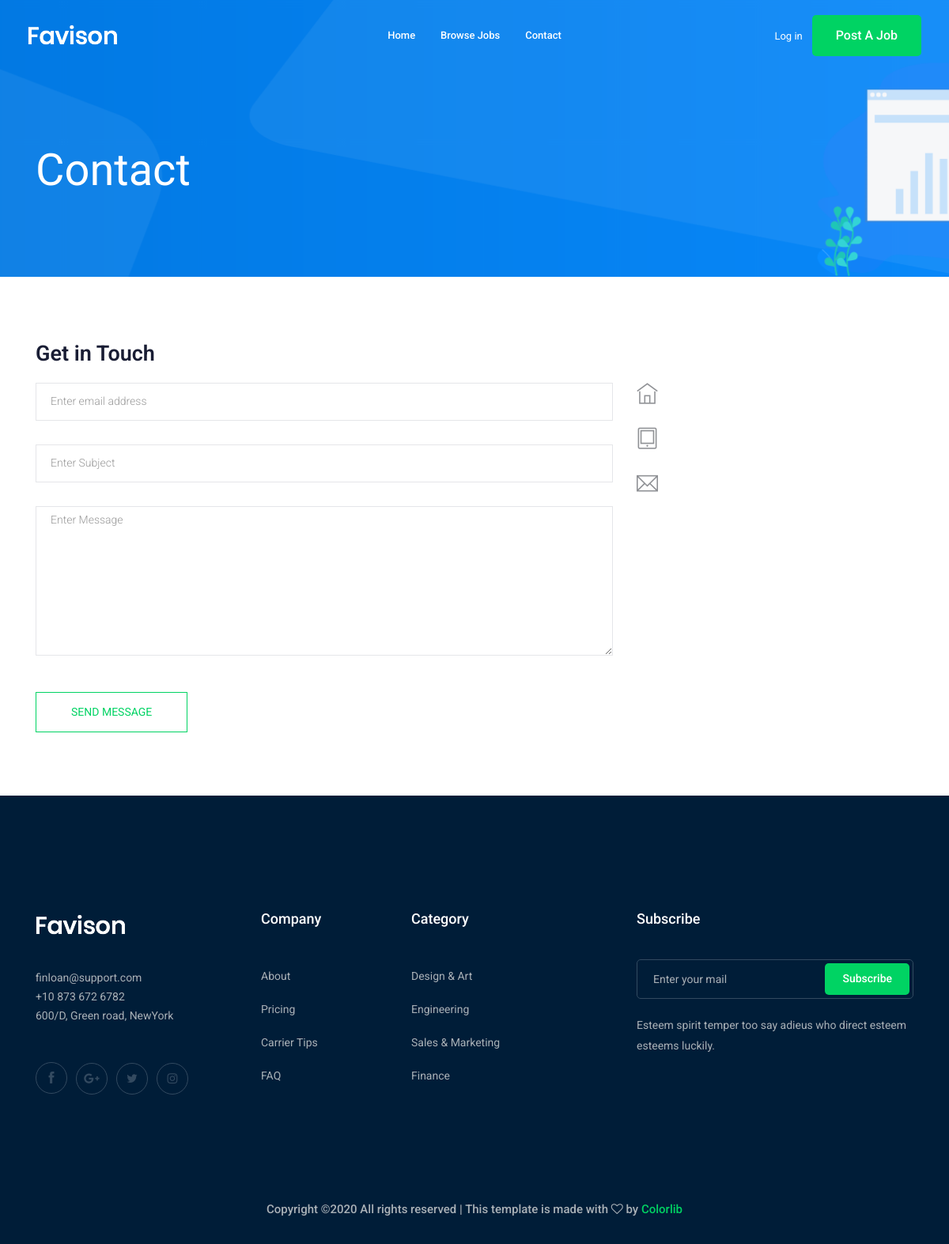
The page /contact-us/ on the database as committed earlier.
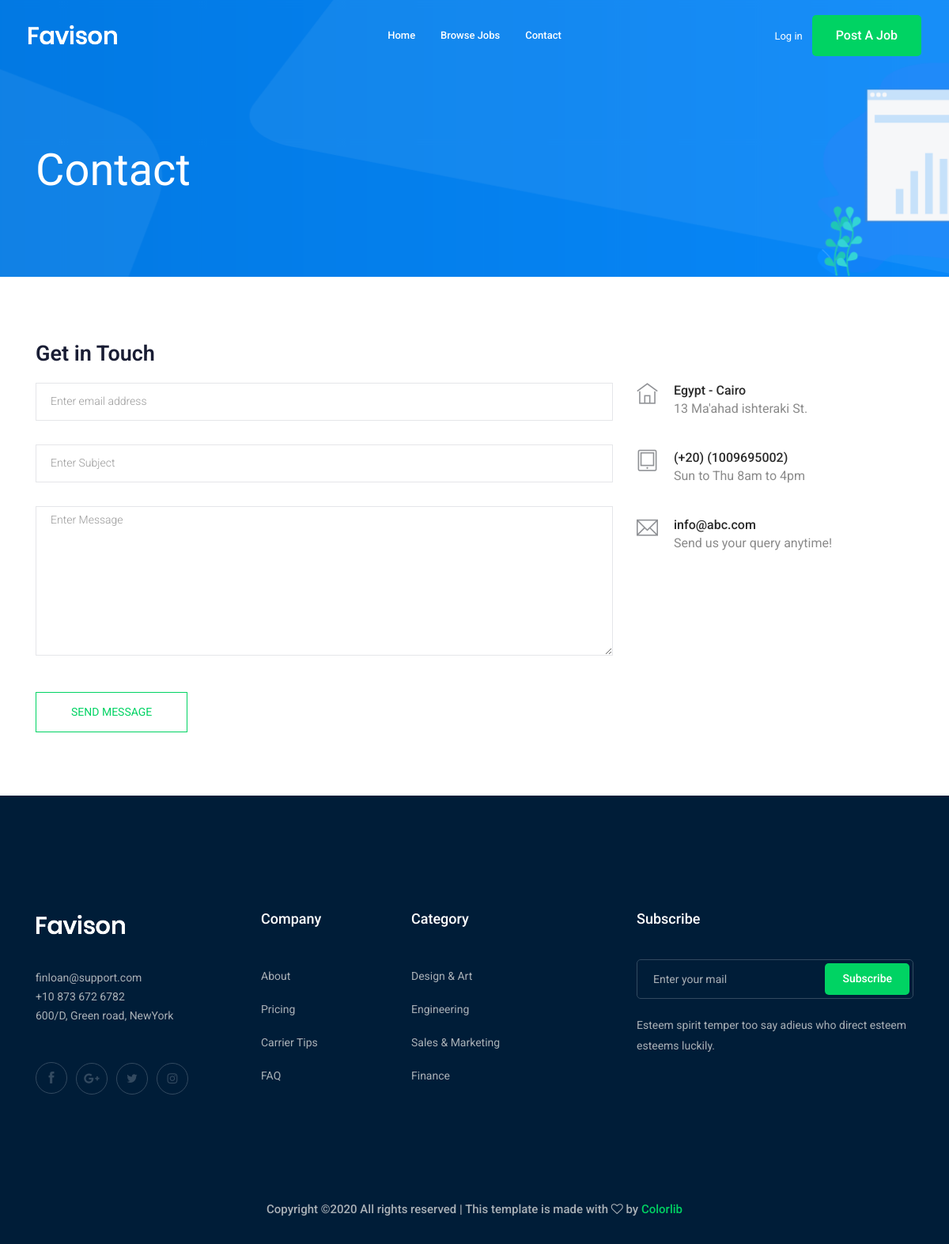
The same page on the database as committed later.
### contact/models.py (models this page shows, shortened)
class Info(models.Model):
    city = models.CharField(max_length=100)
    street = models.CharField(max_length=100,null=True)
    phone_number = models.CharField(max_length=20)
    work_hours = models.CharField(max_length=50,default="Mon to Fri 9am to 6pm")
    email = models.EmailField(max_length=60)
    email_pio = models.CharField(max_length=60,default="Send us your query anytime!")
    class Meta:
        verbose_name = ("Info")
        verbose_name_plural = ("Infos")

### contact/views.py (the view, shortened to what this page needs)
# urls.py: path('',views.send_message,name='contact'),
def send_message(request):
    myinfo = Info.objects.first()
    return render(request,'contact/contact.html',{'myinfo':myinfo})

### contact/templates/contact/contact.html (shortened to what this page needs)
{% extends 'base.html' %}
{% block body%}
    <div class="bradcam_area bradcam_bg_1">
        <div class="container">
            <div class="row">
                <div class="col-xl-12">
                    <div class="bradcam_text">
                        <h3>contact</h3>
                    </div>
                </div>
            </div>
        </div>
    </div>
  <section class="contact-section section_padding">
    <div class="container">
      <div class="row">
        <div class="col-12">
          <h2 class="contact-title">Get in Touch</h2>
        </div>
        <div class="col-lg-8">
          <form class="form-contact contact_form" method="post">
            <div class="row">
                  <div class="col-sm-12">
                    <div class="form-group">
                      <input class="form-control" name="email" id="email" type="email" onfocus="this.placeholder = ''" onblur="this.placeholder = 'Enter email address'" placeholder = 'Enter email address'>
                    </div>
                  </div>
                <div class="col-12">
                    <div class="form-group">
                      <input class="form-control" name="subject" id="subject" type="text" onfocus="this.placeholder = ''" onblur="this.placeholder = 'Enter Subject'" placeholder = 'Enter Subject'>
                    </div>
                  </div>
              <div class="col-12">
                <div class="form-group">
                    <textarea class="form-control w-100" name="message" id="message" cols="30" rows="9" onfocus="this.placeholder = ''" onblur="this.placeholder = 'Enter Message'" placeholder = 'Enter Message'></textarea>
                </div>
              </div>
            </div>
            <div class="form-group mt-3">
              <button type="submit" class="button button-contactForm btn_4 boxed-btn">Send Message</button>
            </div>
          </form>
        </div>
        <div class="col-lg-4">
          <div class="media contact-info">
            <span class="contact-info__icon"><i class="ti-home"></i></span>
            <div class="media-body">
              <h3>{{ myinfo.city}}</h3>
              <p>{{ myinfo.street}}</p>
            </div>
          </div>
          <div class="media contact-info">
            <span class="contact-info__icon"><i class="ti-tablet"></i></span>
            <div class="media-body">
              <h3>{{ myinfo.phone_number}}</h3>
              <p>{{ myinfo.work_hours}}</p>
            </div>
          </div>
          <div class="media contact-info">
            <span class="contact-info__icon"><i class="ti-email"></i></span>
            <div class="media-body">
              <h3>{{ myinfo.email}}</h3>
              <p>{{ myinfo.email_pio}}</p>
            </div>
          </div>
        </div>
      </div>
    </div>
  </section>
  {% endblock body %}

### templates/base.html (shortened to what this page needs)
{% load static %}
<!doctype html>
<html class="no-js" lang="zxx">
<head>
    <link rel="stylesheet" href="{% static 'css/bootstrap.min.css' %}">
    <link rel="stylesheet" href="{% static 'css/owl.carousel.min.css' %}">
    <link rel="stylesheet" href="{% static 'css/magnific-popup.css' %}">
    <link rel="stylesheet" href="{% static 'css/font-awesome.min.css' %}">
    <link rel="stylesheet" href="{% static 'css/themify-icons.css' %}">
    <link rel="stylesheet" href="{% static 'css/nice-select.css' %}">
    <link rel="stylesheet" href="{% static 'css/flaticon.css' %}">
    <link rel="stylesheet" href="{% static 'css/jquery-ui.css' %}">
    <link rel="stylesheet" href="{% static 'css/gijgo.css' %}">
    <link rel="stylesheet" href="{% static 'css/animate.min.css' %}">
    <link rel="stylesheet" href="{% static 'css/slicknav.css' %}">
    <link rel="stylesheet" href="{% static 'css/style.css' %}">
</head>
<body>
    <header>
        <div class="header-area ">
            <div id="sticky-header" class="main-header-area">
                <div class="container-fluid ">
                    <div class="header_bottom_border">
                        <div class="row align-items-center">
                            <div class="col-xl-3 col-lg-2">
                                <div class="logo">
                                    <a href="index.html">
                                        <img src="img/logo.png" alt="">
                                    </a>
                                </div>
                            </div>
                            <div class="col-xl-6 col-lg-7">
                                <div class="main-menu  d-none d-lg-block">
                                    <nav>
                                        <ul id="navigation">
                                            <li><a href="/">home</a></li>
                                            <li><a href="{% url 'jobs:job_list'%}">Browse Jobs</a></li>
                                            <li><a href="{% url 'contact:contact'%}">Contact</a></li>
                                        </ul>
                                    </nav>
                                </div>
                            </div>
                            <div class="col-xl-3 col-lg-3 d-none d-lg-block">
                                <div class="Appointment">
                                    {% if request.user.is_authenticated %}
                                        <div class="phone_num d-none d-xl-block">
                                            <a href="{% url 'accounts:profile'%}">Profile</a>
                                        </div>
                                    {% else %}
                                        <div class="phone_num d-none d-xl-block">
                                            <a href="{% url 'login'%}">Log in</a>
                                        </div>
                                    {% endif %}
                                    <div class="d-none d-lg-block">
                                        <a class="boxed-btn3" href="{% url 'jobs:add_job'%}">Post a Job</a>
                                    </div>
                                </div>
                            </div>
                            <div class="col-12">
                            </div>
                        </div>
                    </div>
                </div>
            </div>
        </div>
    </header>
    {% block body %}
    {% endblock body %}
    <footer class="footer">
        <div class="footer_top">
            <div class="container">
                <div class="row">
                    <div class="col-xl-3 col-md-6 col-lg-3">
                        <div class="footer_widget wow fadeInUp" data-wow-duration="1s" data-wow-delay=".3s">
                            <div class="footer_logo">
                                <a href="#">
                                    <img src="img/logo.png" alt="">
                                </a>
                            </div>
                            <p>
                                finloan@support.com <br>
                                +10 873 672 6782 <br>
                                600/D, Green road, NewYork
                            </p>
                            <div class="socail_links">
                                <ul>
                                    <li>
                                        <a href="#">
                                            <i class="ti-facebook"></i>
                                        </a>
                                    </li>
                                    <li>
                                        <a href="#">
                                            <i class="fa fa-google-plus"></i>
                                        </a>
                                    </li>
                                    <li>
                                        <a href="#">
                                            <i class="fa fa-twitter"></i>
                                        </a>
                                    </li>
                                    <li>
                                        <a href="#">
                                            <i class="fa fa-instagram"></i>
                                        </a>
                                    </li>
                                </ul>
                            </div>
                        </div>
                    </div>
                    <div class="col-xl-2 col-md-6 col-lg-2">
                        <div class="footer_widget wow fadeInUp" data-wow-duration="1.1s" data-wow-delay=".4s">
                            <h3 class="footer_title">
                                Company
                            </h3>
                            <ul>
                                <li><a href="#">About </a></li>
                                <li><a href="#"> Pricing</a></li>
                                <li><a href="#">Carrier Tips</a></li>
                                <li><a href="#">FAQ</a></li>
                            </ul>
                        </div>
                    </div>
                    <div class="col-xl-3 col-md-6 col-lg-3">
                        <div class="footer_widget wow fadeInUp" data-wow-duration="1.2s" data-wow-delay=".5s">
                            <h3 class="footer_title">
                                Category
                            </h3>
                            <ul>
                                <li><a href="#">Design & Art</a></li>
                                <li><a href="#">Engineering</a></li>
                                <li><a href="#">Sales & Marketing</a></li>
                                <li><a href="#">Finance</a></li>
                            </ul>
                        </div>
                    </div>
                    <div class="col-xl-4 col-md-6 col-lg-4">
                        <div class="footer_widget wow fadeInUp" data-wow-duration="1.3s" data-wow-delay=".6s">
                            <h3 class="footer_title">
                                Subscribe
                            </h3>
                            <form action="#" class="newsletter_form">
                                <input type="text" placeholder="Enter your mail">
                                <button type="submit">Subscribe</button>
                            </form>
                            <p class="newsletter_text">Esteem spirit temper too say adieus who direct esteem esteems
                                luckily.</p>
                        </div>
                    </div>
                </div>
            </div>
        </div>
        <div class="copy-right_text wow fadeInUp" data-wow-duration="1.4s" data-wow-delay=".3s">
            <div class="container">
                <div class="row">
                    <div class="col-xl-12">
                        <p class="copy_right text-center">
Copyright &copy;<script>document.write(new Date().getFullYear());</script> All rights reserved | This template is made with <i class="fa fa-heart-o" aria-hidden="true"></i> by <a href="https://colorlib.com" target="_blank">Colorlib</a>
                        </p>
                    </div>
                </div>
            </div>
        </div>
    </footer>
</body>
</html>

Rows that differ between the two databases and show on the page:
added Info: city "Egypt - Cairo", street "13 Ma'ahad ishteraki St.", phone_number "(+20) (1009695002)", work_hours "Sun to Thu 8am to 4pm", email "info@abc.com", email_pio "Send us your query anytime!"
